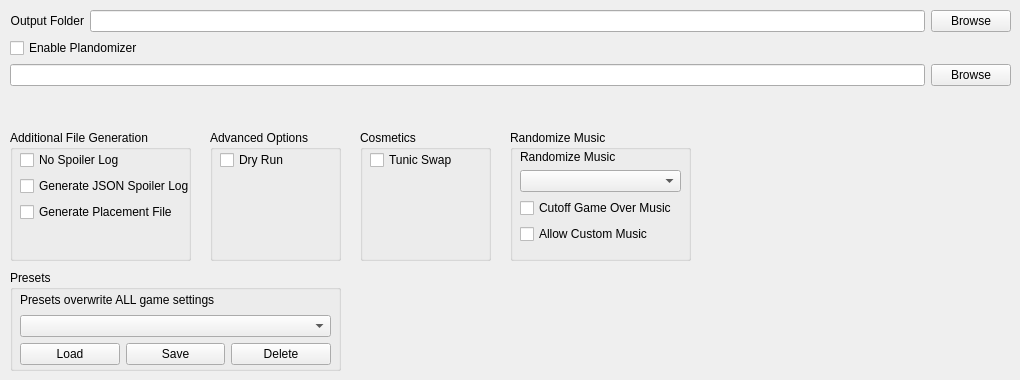
    <widget class="QWidget" name="tab">
     <attribute name="title">
      <string>Setup</string>
     </attribute>
     <widget class="QWidget" name="verticalLayoutWidget_9">
      <property name="geometry">
       <rect>
        <x>10</x>
        <y>10</y>
        <width>1001</width>
        <height>115</height>
       </rect>
      </property>
      <layout class="QVBoxLayout" name="verticalLayout_29">
       <item>
        <layout class="QHBoxLayout" name="horizontalLayout_7">
         <item>
          <widget class="QLabel" name="label_2">
           <property name="text">
            <string>Output Folder</string>
           </property>
           <property name="alignment">
            <set>Qt::AlignRight|Qt::AlignTrailing|Qt::AlignVCenter</set>
           </property>
          </widget>
         </item>
         <item>
          <widget class="QLineEdit" name="output_folder"/>
         </item>
         <item>
          <widget class="QPushButton" name="ouput_folder_browse_button">
           <property name="text">
            <string>Browse</string>
           </property>
          </widget>
         </item>
        </layout>
       </item>
       <item>
        <layout class="QVBoxLayout" name="verticalLayout_32">
         <item>
          <widget class="QCheckBox" name="option_plando">
           <property name="text">
            <string>Enable Plandomizer</string>
           </property>
          </widget>
         </item>
         <item>
          <layout class="QHBoxLayout" name="horizontalLayout_19">
           <item>
            <widget class="QLineEdit" name="plando_file"/>
           </item>
           <item>
            <widget class="QPushButton" name="plando_file_browse">
             <property name="text">
              <string>Browse</string>
             </property>
            </widget>
           </item>
          </layout>
         </item>
        </layout>
       </item>
       <item>
        <spacer name="verticalSpacer_12">
         <property name="orientation">
          <enum>Qt::Vertical</enum>
         </property>
         <property name="sizeHint" stdset="0">
          <size>
           <width>20</width>
           <height>40</height>
          </size>
         </property>
        </spacer>
       </item>
      </layout>
     </widget>
     <widget class="QGroupBox" name="groupBox_12">
      <property name="geometry">
       <rect>
        <x>10</x>
        <y>130</y>
        <width>181</width>
        <height>131</height>
       </rect>
      </property>
      <property name="title">
       <string>Additional File Generation</string>
      </property>
      <widget class="QWidget" name="verticalLayoutWidget_13">
       <property name="geometry">
        <rect>
         <x>10</x>
         <y>20</y>
         <width>169</width>
         <height>89</height>
        </rect>
       </property>
       <layout class="QVBoxLayout" name="verticalLayout_33">
        <item>
         <widget class="QCheckBox" name="option_no_spoiler_log">
          <property name="text">
           <string>No Spoiler Log</string>
          </property>
         </widget>
        </item>
        <item>
         <widget class="QCheckBox" name="option_json_spoiler">
          <property name="text">
           <string>Generate JSON Spoiler Log</string>
          </property>
         </widget>
        </item>
        <item>
         <widget class="QCheckBox" name="option_out_placement_file">
          <property name="text">
           <string>Generate Placement File</string>
          </property>
         </widget>
        </item>
        <item>
         <spacer name="verticalSpacer_13">
          <property name="orientation">
           <enum>Qt::Vertical</enum>
          </property>
          <property name="sizeHint" stdset="0">
           <size>
            <width>20</width>
            <height>40</height>
           </size>
          </property>
         </spacer>
        </item>
       </layout>
      </widget>
     </widget>
     <widget class="QGroupBox" name="groupBox_13">
      <property name="geometry">
       <rect>
        <x>210</x>
        <y>130</y>
        <width>131</width>
        <height>131</height>
       </rect>
      </property>
      <property name="title">
       <string>Advanced Options</string>
      </property>
      <widget class="QWidget" name="verticalLayoutWidget_14">
       <property name="geometry">
        <rect>
         <x>10</x>
         <y>20</y>
         <width>111</width>
         <height>101</height>
        </rect>
       </property>
       <layout class="QVBoxLayout" name="verticalLayout_34">
        <item>
         <widget class="QCheckBox" name="option_dry_run">
          <property name="text">
           <string>Dry Run</string>
          </property>
         </widget>
        </item>
        <item>
         <spacer name="verticalSpacer_14">
          <property name="orientation">
           <enum>Qt::Vertical</enum>
          </property>
          <property name="sizeHint" stdset="0">
           <size>
            <width>20</width>
            <height>40</height>
           </size>
          </property>
         </spacer>
        </item>
       </layout>
      </widget>
     </widget>
     <widget class="QGroupBox" name="groupBox_14">
      <property name="geometry">
       <rect>
        <x>360</x>
        <y>130</y>
        <width>131</width>
        <height>131</height>
       </rect>
      </property>
      <property name="title">
       <string>Cosmetics</string>
      </property>
      <widget class="QWidget" name="verticalLayoutWidget_8">
       <property name="geometry">
        <rect>
         <x>10</x>
         <y>20</y>
         <width>111</width>
         <height>80</height>
        </rect>
       </property>
       <layout class="QVBoxLayout" name="verticalLayout_17">
        <item>
         <widget class="QCheckBox" name="option_tunic_swap">
          <property name="text">
           <string>Tunic Swap</string>
          </property>
         </widget>
        </item>
        <item>
         <spacer name="verticalSpacer_15">
          <property name="orientation">
           <enum>Qt::Vertical</enum>
          </property>
          <property name="sizeHint" stdset="0">
           <size>
            <width>20</width>
            <height>40</height>
           </size>
          </property>
         </spacer>
        </item>
       </layout>
      </widget>
     </widget>
     <widget class="QGroupBox" name="groupBox_15">
      <property name="geometry">
       <rect>
        <x>510</x>
        <y>130</y>
        <width>181</width>
        <height>131</height>
       </rect>
      </property>
      <property name="title">
       <string>Randomize Music</string>
      </property>
      <widget class="QWidget" name="verticalLayoutWidget_11">
       <property name="geometry">
        <rect>
         <x>10</x>
         <y>20</y>
         <width>161</width>
         <height>106</height>
        </rect>
       </property>
       <layout class="QVBoxLayout" name="verticalLayout_35">
        <item>
         <layout class="QVBoxLayout" name="verticalLayout_36">
          <item>
           <widget class="QLabel" name="label_for_option_music_rando">
            <property name="text">
             <string>Randomize Music</string>
            </property>
           </widget>
          </item>
          <item>
           <widget class="QComboBox" name="option_music_rando"/>
          </item>
         </layout>
        </item>
        <item>
         <widget class="QCheckBox" name="option_cutoff_gameover_music">
          <property name="text">
           <string>Cutoff Game Over Music</string>
          </property>
         </widget>
        </item>
        <item>
         <widget class="QCheckBox" name="option_allow_custom_music">
          <property name="text">
           <string>Allow Custom Music</string>
          </property>
         </widget>
        </item>
        <item>
         <spacer name="verticalSpacer_16">
          <property name="orientation">
           <enum>Qt::Vertical</enum>
          </property>
          <property name="sizeHint" stdset="0">
           <size>
            <width>20</width>
            <height>40</height>
           </size>
          </property>
         </spacer>
        </item>
       </layout>
      </widget>
     </widget>
     <widget class="QGroupBox" name="groupBox_17">
      <property name="geometry">
       <rect>
        <x>10</x>
        <y>270</y>
        <width>331</width>
        <height>101</height>
       </rect>
      </property>
      <property name="title">
       <string>Presets</string>
      </property>
      <widget class="QWidget" name="verticalLayoutWidget_16">
       <property name="geometry">
        <rect>
         <x>10</x>
         <y>20</y>
         <width>311</width>
         <height>75</height>
        </rect>
       </property>
       <layout class="QVBoxLayout" name="verticalLayout_39">
        <item>
         <widget class="QLabel" name="label_7">
          <property name="text">
           <string>Presets overwrite ALL game settings</string>
          </property>
         </widget>
        </item>
        <item>
         <widget class="QComboBox" name="presets_list"/>
        </item>
        <item>
         <layout class="QHBoxLayout" name="horizontalLayout_12">
          <item>
           <widget class="QPushButton" name="load_preset">
            <property name="text">
             <string>Load</string>
            </property>
           </widget>
          </item>
          <item>
           <widget class="QPushButton" name="save_preset">
            <property name="text">
             <string>Save</string>
            </property>
           </widget>
          </item>
          <item>
           <widget class="QPushButton" name="delete_preset">
            <property name="text">
             <string>Delete</string>
            </property>
           </widget>
          </item>
         </layout>
        </item>
       </layout>
      </widget>
     </widget>
    </widget>
